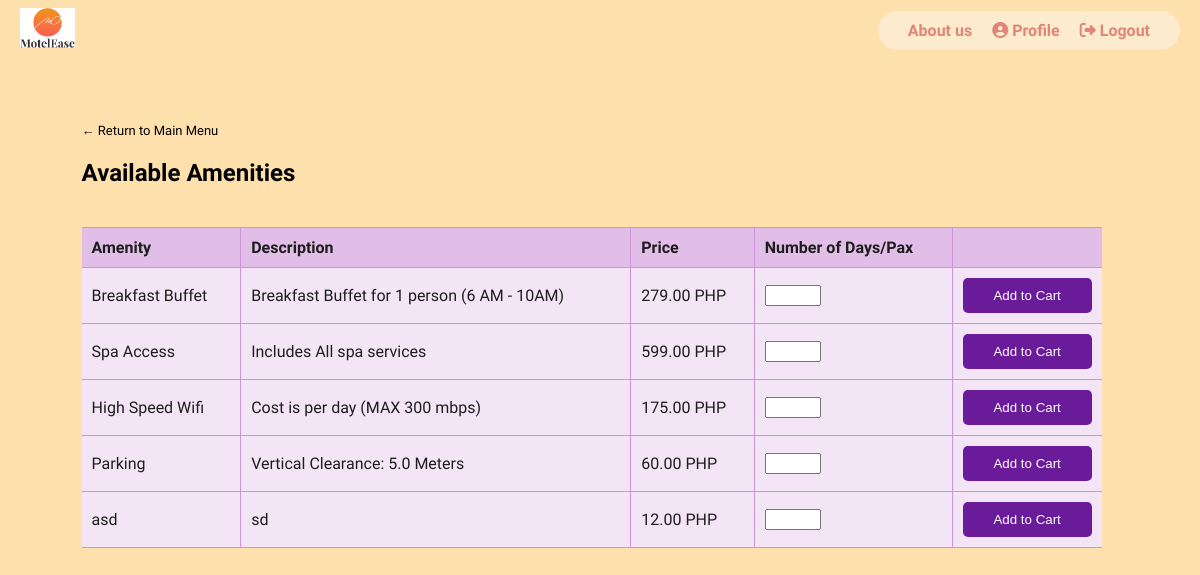
Screenshot of /ITPROGhotel/php/Amenities.php (signed in) with the database file from the repository.
### tables this page shows
CREATE TABLE `amenities` (
  `id` int(11) NOT NULL,
  `name` varchar(100) NOT NULL,
  `price` decimal(10,2) NOT NULL,
  `description` text DEFAULT NULL,
  `image` mediumblob NOT NULL
);

### ITPROGhotel/php/amenities.php (the view, shortened to what this page needs)
<?php
$conn = new mysqli('localhost', 'root', '', 'itproghs');
$stmt = $conn->prepare("SELECT * FROM amenities");
$stmt->execute();
$result = $stmt->get_result();
$amenities = $result->fetch_all(MYSQLI_ASSOC);
?>
<!DOCTYPE html>
<html>
<head>
    <link href="amenities.css" rel="stylesheet" type="text/css">
    <link rel="stylesheet" href="https://cdnjs.cloudflare.com/ajax/libs/font-awesome/6.2.0/css/all.min.css">
</head>
<body class="loggedin">
    <nav class="navtop">
        <div class="nav-container">
            <div class="logo">
                <a href="home.php"><img src="motel-ease_logo.png"></a>
            </div>
            <div class="nav-links">
                <a href="aboutus.html" class="nav-link">About us</a>
                <a href="profile.php" class="nav-link"><i class="fas fa-user-circle"></i> Profile</a>
                <a href="logout.php" class="nav-link"><i class="fas fa-sign-out-alt"></i> Logout</a>
            </div>
        </div>
    </nav>
    <div class="content">
        <p><a href="home.php" class="back-btn"> ← Return to Main Menu</a></p>
        <h2>Available Amenities</h2>
        <table class="rooms-table">
            <thead>
                <tr>
                    <th>Amenity</th>
                    <th>Description</th>
                    <th>Price</th>
                    <th>Number of Days/Pax</th>
                    <th></th>
                </tr>
            </thead>
            <tbody>
                <?php foreach ($amenities as $amenity): ?>
                    <tr>
                        <td><?= htmlspecialchars($amenity['name']) ?></td>
                        <td><?= htmlspecialchars($amenity['description']) ?></td>
                        <td><?= htmlspecialchars($amenity['price']) ?> PHP</td>
                        <td>
                            <form action="add-to-cart.php" method="post">
                                <input type="number" name="quantity" min="1" max="10" required>                        </td>
                        <td>
                            <input type="submit" value="Add to Cart" class="button-item">
                        </td>
                    </tr>
                <?php endforeach; ?>
            </tbody>
        </table>
    </div>
</body>
</html>

### ITPROGhotel/php/amenities.css (style rules this page uses)
body { font-family:'Lalezar', system-ui; margin: 0; padding: 0; background-color: #fee0ad; }
.navtop { height: 40px; width: 100%; border: 0; display: flex; align-items: center; justify-content: space-between; }
.nav-container { width: 100%; display: flex; align-items: center; justify-content: space-between; margin-right: 20px; margin-left: 20px; margin-top: 20px; }
.logo a img { height: 40px; }
.nav-links { display: flex; align-items: center; float: right; text-decoration: none; color: #e08679; font-weight: bold; background-color: #fcebcd; border-radius: 20px; padding: 10px 20px; }
.nav-link { padding-left: 10px; padding-right: 10px; }
.nav-link { color: #e08679; text-decoration: none; }
.content { width: 85%; margin-top: 80px; }
.back-btn { font-size: small; margin-left: 8%; color: #000000; text-decoration: none; }
.content h2 { margin-left: 8%; padding-bottom: 20px; color: #000000; }
.rooms-table { width: 100%; border-collapse: collapse; margin-left: 8%; background-color: #f3e5f5; color: #1d1d1d; }
.rooms-table th { background-color: #e1bee7; }
.rooms-table th, .rooms-table td { padding: 10px; text-align: left; border-bottom: 1px solid #ce93d8; border-top: 1px solid #ce93d8; }
.rooms-table th:not(:first-child), .rooms-table td:not(:first-child) { border-left: 1px solid #ce93d8; }
.rooms-table th:not(:last-child), .rooms-table td:not(:last-child) { border-right: 1px solid #ce93d8; }
.button-item { background-color: #6a1b9a; color: white; border: none; width: 100%; padding: 10px 20px; border-radius: 5px; cursor: pointer; }

### rows the page displays
amenities: name "Breakfast Buffet", description "Breakfast Buffet for 1 person (6 AM - 10AM)", price "279.00"
amenities: name "Spa Access", description "Includes All spa services", price "599.00"
amenities: name "High Speed Wifi", description "Cost is per day (MAX 300 mbps)", price "175.00"
amenities: name "Parking", description "Vertical Clearance: 5.0 Meters", price "60.00"
amenities: name "asd", description "sd", price "12.00"
